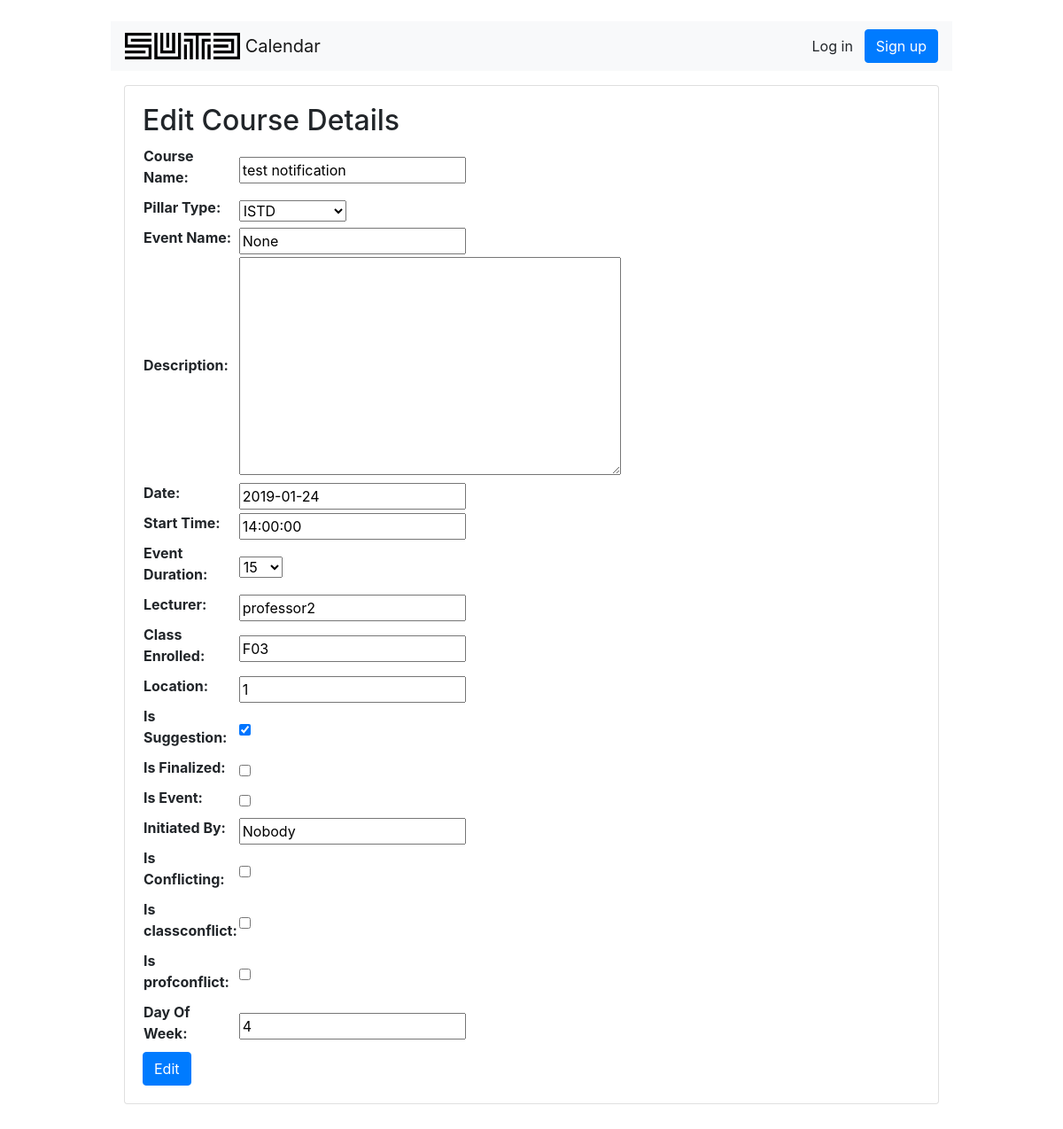
Page /schedule/modify/82 on the committed database.
### schedule/models.py (models this page shows, shortened)
class Schedule(models.Model):
    course_Name = models.CharField(max_length=120)
    pillar_Type = models.CharField(max_length=10, choices=PILLAR_CHOICES)
    event_Name = models.CharField(max_length=120, default="None")
    description = models.TextField(blank=True, null=True)
    date = models.DateField(("Date"), default=datetime.date.today)
    start_Time = models.TimeField()
    event_Duration = models.IntegerField(default=0, choices=DURATION_CHOICES)
    lecturer = models.CharField(max_length=50)
    class_Enrolled = models.CharField(max_length=4, default="")
    location = models.IntegerField()
    is_Suggestion = models.BooleanField(default=False)
    is_Finalized = models.BooleanField(default=False)
    is_Event = models.BooleanField(default=False)
    initiated_By = models.CharField(max_length=50, default="Nobody")
    is_Conflicting = models.BooleanField(default=False)
    is_classconflict = models.BooleanField(default=False)
    is_profconflict = models.BooleanField(default=False)
    day_Of_Week = models.IntegerField(
        default=1, validators=[MaxValueValidator(7), MinValueValidator(1)])

### schedule/views.py (the view, shortened to what this page needs)
# urls.py: path('modify/<int:pk>', views.ModifyScheduleEditView.as_view() , name= 'modify'),
class ModifyScheduleEditView(UpdateView):
    model = Schedule
    template_name = 'modifyschedule/modifyscheduleeditview.html'
    fields = '__all__'
    def get_queryset(self):
        return Schedule.objects.all()

### schedule/templates/modifyschedule/modifyscheduleeditview.html (shortened to what this page needs)
{% extends 'base.html' %}
{% load crispy_forms_tags %}
{% block content %}
	<div class="row">
    <div class="col-lg-6 col-md-6 col-sm-8 col-12">
      <h2>Edit Course Details</h2>
      <form method="post" novalidate>
        <table>{{form.as_table}}</table>
        <button type="submit" class="btn btn-primary">Edit</button>
      </form>
    </div>
  </div>
{% endblock %}

### rows in the picture
Schedule: course_Name "test notification", pillar_Type "ISTD", event_Name "None", date "2019-01-24", start_Time "14:00:00", event_Duration "15", lecturer "professor2", class_Enrolled "F03", location "1", is_Suggestion "☑", initiated_By "Nobody", day_Of_Week "4"
